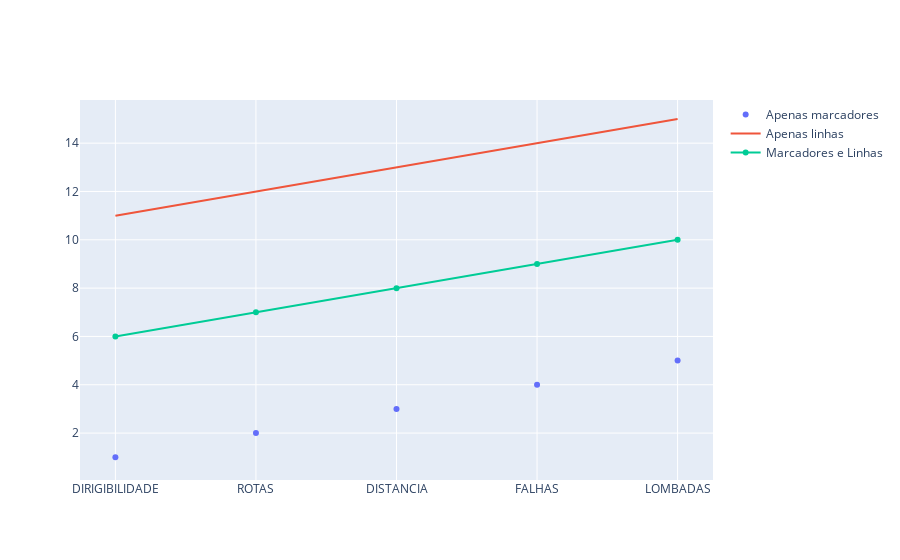

The code cell stored with this chart in its notebook:
### Code cell
# Gráfico usando apenas marcadores
trace1 = go.Scatter(x = ['DIRIGIBILIDADE', 'ROTAS', 'DISTANCIA', 'FALHAS', 'LOMBADAS', 'ILUMINACAO', 'SINALIZACAO', 'PEDAGIOS', 'POSTOPOLICIAL'],
                    y = [1, 2, 3, 4, 5],
                    mode = 'markers',
                    name = 'Apenas marcadores')
# Gráfico de apenas linhas
trace2 = go.Scatter(x = ['DIRIGIBILIDADE', 'ROTAS', 'DISTANCIA', 'FALHAS', 'LOMBADAS', 'ILUMINACAO', 'SINALIZACAO', 'PEDAGIOS', 'POSTOPOLICIAL'],
                    y = [11, 12, 13, 14, 15],
                    mode = 'lines',
                    name = 'Apenas linhas')
# Criando gráfico com marcadores e linhas
trace3 = go.Scatter(x = ['DIRIGIBILIDADE', 'ROTAS', 'DISTANCIA', 'FALHAS', 'LOMBADAS', 'ILUMINACAO', 'SINALIZACAO', 'PEDAGIOS', 'POSTOPOLICIAL'],
                    y = [6, 7, 8, 9, 10],
                    mode = 'markers+lines',
                    name = 'Marcadores e Linhas')
data = [trace1, trace2, trace3]
py.iplot(data)

### Figure 1 — Plotly figure (JSON) as saved in the notebook; plotly's stock layout.template omitted (floating-point values rounded to 4 significant figures)
{"data": [{"mode": "markers", "name": "Apenas marcadores", "x": ["DIRIGIBILIDADE", "ROTAS", "DISTANCIA", "FALHAS", "LOMBADAS", "ILUMINACAO", "SINALIZACAO", "PEDAGIOS", "POSTOPOLICIAL"], "y": [1, 2, 3, 4, 5], "type": "scatter"}, {"mode": "lines", "name": "Apenas linhas", "x": ["DIRIGIBILIDADE", "ROTAS", "DISTANCIA", "FALHAS", "LOMBADAS", "ILUMINACAO", "SINALIZACAO", "PEDAGIOS", "POSTOPOLICIAL"], "y": [11, 12, 13, 14, 15], "type": "scatter"}, {"mode": "markers+lines", "name": "Marcadores e Linhas", "x": ["DIRIGIBILIDADE", "ROTAS", "DISTANCIA", "FALHAS", "LOMBADAS", "ILUMINACAO", "SINALIZACAO", "PEDAGIOS", "POSTOPOLICIAL"], "y": [6, 7, 8, 9, 10], "type": "scatter"}], "layout": {}}
